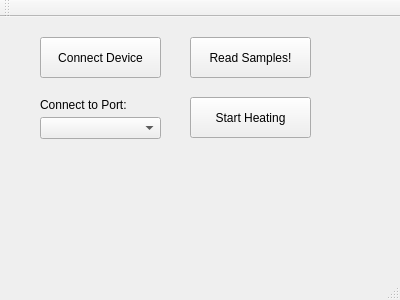
<?xml version="1.0" encoding="UTF-8"?>
<ui version="4.0">
 <class>ProbeGUI</class>
 <widget class="QMainWindow" name="ProbeGUI">
  <property name="geometry">
   <rect>
    <x>0</x>
    <y>0</y>
    <width>400</width>
    <height>300</height>
   </rect>
  </property>
  <property name="windowTitle">
   <string>ProbeGUI</string>
  </property>
  <widget class="QWidget" name="centralWidget">
   <widget class="QPushButton" name="analogReadBtn">
    <property name="geometry">
     <rect>
      <x>190</x>
      <y>20</y>
      <width>121</width>
      <height>41</height>
     </rect>
    </property>
    <property name="text">
     <string>Read Samples!</string>
    </property>
   </widget>
   <widget class="QPushButton" name="connectBtn">
    <property name="geometry">
     <rect>
      <x>40</x>
      <y>20</y>
      <width>121</width>
      <height>41</height>
     </rect>
    </property>
    <property name="text">
     <string>Connect Device</string>
    </property>
   </widget>
   <widget class="QComboBox" name="portList">
    <property name="geometry">
     <rect>
      <x>40</x>
      <y>100</y>
      <width>121</width>
      <height>22</height>
     </rect>
    </property>
   </widget>
   <widget class="QLabel" name="label">
    <property name="geometry">
     <rect>
      <x>40</x>
      <y>80</y>
      <width>121</width>
      <height>16</height>
     </rect>
    </property>
    <property name="text">
     <string>Connect to Port:</string>
    </property>
   </widget>
   <widget class="QPushButton" name="heatingBtn">
    <property name="geometry">
     <rect>
      <x>190</x>
      <y>80</y>
      <width>121</width>
      <height>41</height>
     </rect>
    </property>
    <property name="text">
     <string>Start Heating</string>
    </property>
   </widget>
   <widget class="QLabel" name="heatingLabel">
    <property name="geometry">
     <rect>
      <x>190</x>
      <y>130</y>
      <width>121</width>
      <height>21</height>
     </rect>
    </property>
    <property name="styleSheet">
     <string notr="true">font: 10pt &quot;MS Sans Serif&quot;;</string>
    </property>
    <property name="text">
     <string/>
    </property>
   </widget>
  </widget>
  <widget class="QMenuBar" name="menuBar">
   <property name="geometry">
    <rect>
     <x>0</x>
     <y>0</y>
     <width>400</width>
     <height>21</height>
    </rect>
   </property>
  </widget>
  <widget class="QToolBar" name="mainToolBar">
   <attribute name="toolBarArea">
    <enum>TopToolBarArea</enum>
   </attribute>
   <attribute name="toolBarBreak">
    <bool>false</bool>
   </attribute>
  </widget>
  <widget class="QStatusBar" name="statusBar"/>
 </widget>
 <layoutdefault spacing="6" margin="11"/>
 <resources/>
 <connections/>
</ui>
